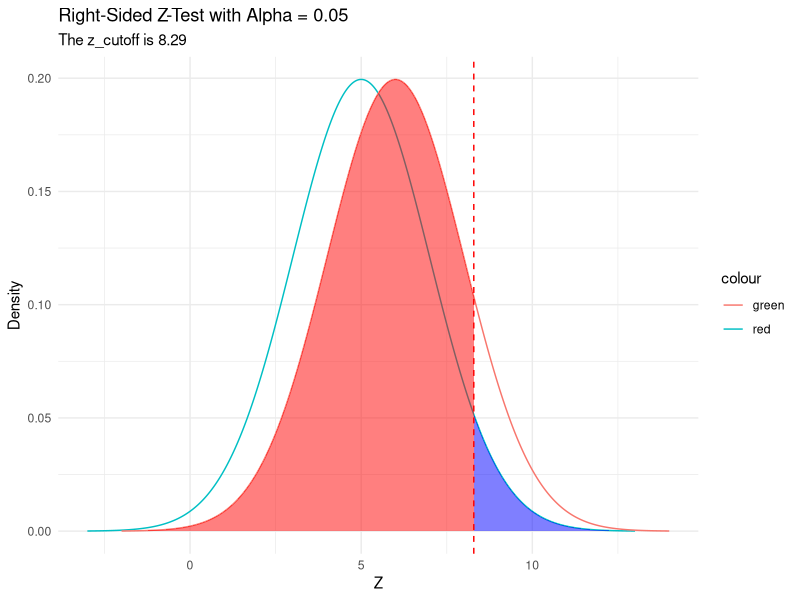

Reproduce this figure in R.
library(ggplot2)

mu <- 5    # Mean
sigma <- 2 # Standard deviation
alpha <- 0.05
Title <- paste("Right-Sided Z-Test with Alpha =", as.character(alpha))
 

knull_x <- seq(mu - 4*sigma, mu + 4*sigma, length.out = 1000)
knull_y <- dnorm(knull_x, mean = mu, sd = sigma)
knull <- data.frame(knull_x, knull_y)

alt_mu <- mu + 1
alt_x <- seq(mu + 1 - 4*sigma, mu +1 + 4*sigma, length.out = 1000)
alt_y <- dnorm(alt_x, mean = alt_mu, sd = sigma)
alternate <- data.frame(alt_x, alt_y)

cutoff <- qnorm(1-alpha, mean = mu, sd = sigma)
cutoff_rounded <- round(cutoff, digits = 3)

ggplot() +
  geom_line(data = knull, aes(x = knull_x, y = knull_y, color = "red")) +
  geom_line(data = alternate, aes(x = alt_x, y = alt_y, color = "green")) + 
  geom_area(data = subset(knull, knull_x > cutoff), aes(x = knull_x, y = knull_y), fill = "blue", alpha = 0.5) +
  geom_area(data = subset(alternate, alt_x < cutoff), aes(x = alt_x, y = alt_y), fill = "red", alpha = 0.5) + 
  geom_vline(xintercept = cutoff, linetype = "dashed", color = "red") +
  labs(title = Title,
	 subtitle = paste("The z_cutoff is", as.character(cutoff_rounded)),
       x = "Z",
       y = "Density") +
  theme_minimal()